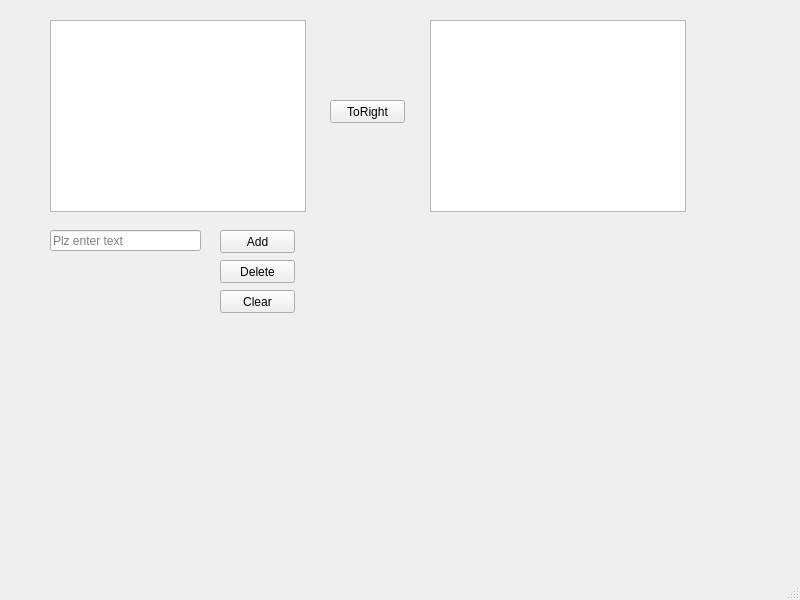
<?xml version="1.0" encoding="UTF-8"?>
<ui version="4.0">
 <class>MainWindow</class>
 <widget class="QMainWindow" name="MainWindow">
  <property name="geometry">
   <rect>
    <x>0</x>
    <y>0</y>
    <width>800</width>
    <height>600</height>
   </rect>
  </property>
  <property name="windowTitle">
   <string>MainWindow</string>
  </property>
  <widget class="QWidget" name="centralwidget">
   <widget class="QListWidget" name="leftList">
    <property name="geometry">
     <rect>
      <x>50</x>
      <y>20</y>
      <width>256</width>
      <height>192</height>
     </rect>
    </property>
   </widget>
   <widget class="QLineEdit" name="textEdit">
    <property name="geometry">
     <rect>
      <x>50</x>
      <y>230</y>
      <width>151</width>
      <height>21</height>
     </rect>
    </property>
    <property name="placeholderText">
     <string>Plz enter text</string>
    </property>
   </widget>
   <widget class="QPushButton" name="addButton">
    <property name="geometry">
     <rect>
      <x>220</x>
      <y>230</y>
      <width>75</width>
      <height>23</height>
     </rect>
    </property>
    <property name="text">
     <string>Add</string>
    </property>
   </widget>
   <widget class="QPushButton" name="clearButton">
    <property name="geometry">
     <rect>
      <x>220</x>
      <y>290</y>
      <width>75</width>
      <height>23</height>
     </rect>
    </property>
    <property name="text">
     <string>Clear</string>
    </property>
   </widget>
   <widget class="QPushButton" name="toRightButton">
    <property name="geometry">
     <rect>
      <x>330</x>
      <y>100</y>
      <width>75</width>
      <height>23</height>
     </rect>
    </property>
    <property name="text">
     <string>ToRight</string>
    </property>
   </widget>
   <widget class="QPushButton" name="deleteButton">
    <property name="geometry">
     <rect>
      <x>220</x>
      <y>260</y>
      <width>75</width>
      <height>23</height>
     </rect>
    </property>
    <property name="text">
     <string>Delete</string>
    </property>
   </widget>
   <widget class="QListWidget" name="rightList">
    <property name="geometry">
     <rect>
      <x>430</x>
      <y>20</y>
      <width>256</width>
      <height>192</height>
     </rect>
    </property>
   </widget>
  </widget>
  <widget class="QMenuBar" name="menubar">
   <property name="geometry">
    <rect>
     <x>0</x>
     <y>0</y>
     <width>800</width>
     <height>20</height>
    </rect>
   </property>
  </widget>
  <widget class="QStatusBar" name="statusbar"/>
 </widget>
 <resources/>
 <connections/>
</ui>
